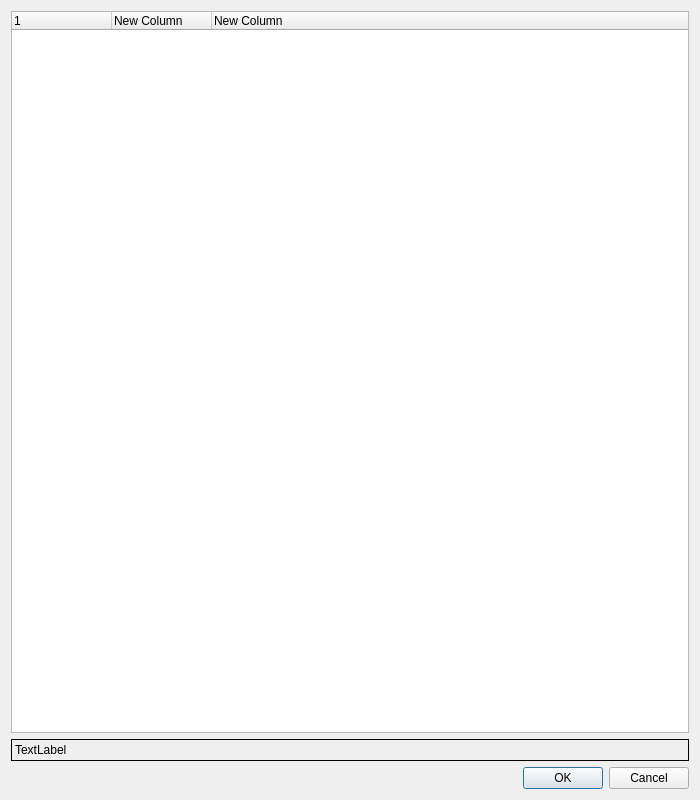
<?xml version="1.0" encoding="UTF-8"?>
<ui version="4.0">
 <class>PassFailDialog</class>
 <widget class="QDialog" name="PassFailDialog">
  <property name="windowModality">
   <enum>Qt::WindowModal</enum>
  </property>
  <property name="geometry">
   <rect>
    <x>0</x>
    <y>0</y>
    <width>700</width>
    <height>800</height>
   </rect>
  </property>
  <property name="windowTitle">
   <string>Pass Fail Settings</string>
  </property>
  <layout class="QVBoxLayout" name="verticalLayout">
   <item>
    <widget class="QTreeWidget" name="treeWidget">
     <column>
      <property name="text">
       <string>1</string>
      </property>
     </column>
     <column>
      <property name="text">
       <string>New Column</string>
      </property>
     </column>
     <column>
      <property name="text">
       <string>New Column</string>
      </property>
     </column>
    </widget>
   </item>
   <item>
    <widget class="QLabel" name="description">
     <property name="frameShape">
      <enum>QFrame::Box</enum>
     </property>
     <property name="text">
      <string>TextLabel</string>
     </property>
     <property name="alignment">
      <set>Qt::AlignLeading|Qt::AlignLeft|Qt::AlignTop</set>
     </property>
     <property name="wordWrap">
      <bool>true</bool>
     </property>
    </widget>
   </item>
   <item>
    <widget class="QDialogButtonBox" name="buttonBox">
     <property name="orientation">
      <enum>Qt::Horizontal</enum>
     </property>
     <property name="standardButtons">
      <set>QDialogButtonBox::Cancel|QDialogButtonBox::Ok</set>
     </property>
    </widget>
   </item>
  </layout>
 </widget>
 <resources/>
 <connections>
  <connection>
   <sender>buttonBox</sender>
   <signal>accepted()</signal>
   <receiver>PassFailDialog</receiver>
   <slot>accept()</slot>
   <hints>
    <hint type="sourcelabel">
     <x>248</x>
     <y>254</y>
    </hint>
    <hint type="destinationlabel">
     <x>157</x>
     <y>274</y>
    </hint>
   </hints>
  </connection>
  <connection>
   <sender>buttonBox</sender>
   <signal>rejected()</signal>
   <receiver>PassFailDialog</receiver>
   <slot>reject()</slot>
   <hints>
    <hint type="sourcelabel">
     <x>316</x>
     <y>260</y>
    </hint>
    <hint type="destinationlabel">
     <x>286</x>
     <y>274</y>
    </hint>
   </hints>
  </connection>
 </connections>
</ui>
